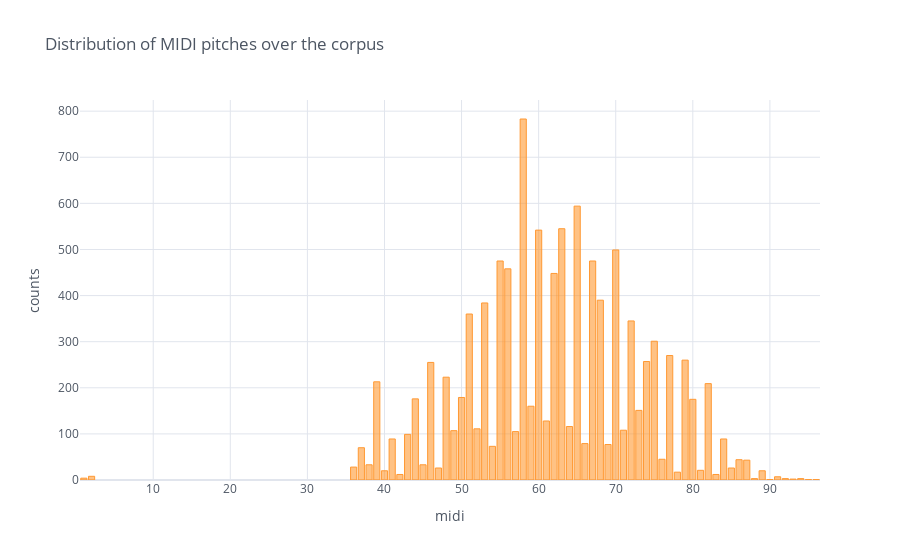

Notebook code for this chart:
### Code cell
# Distribution of MIDI pitches over the corpus in 1809
nodes_1809.midi.value_counts().iplot('bar', title='Distribution of MIDI pitches over the corpus', xTitle='midi', yTitle='counts')

### Figure 1 — Plotly figure (JSON) as saved in the notebook; plotly's stock layout.template omitted (floating-point values rounded to 4 significant figures)
{"data": [{"marker": {"color": "rgba(255, 153, 51, 0.6)", "line": {"color": "rgba(255, 153, 51, 1.0)", "width": 1}}, "name": "midi", "orientation": "v", "text": "", "type": "bar", "x": ["58", "65", "63", "60", "70", "67", "55", "56", "62", "68", "53", "51", "72", "75", "77", "79", "74", "46", "48", "39", "82", "50", "44", "80", "59", "73", "61", "64", "52", "71", "49", "57", "43", "41", "84", "66", "69", "54", "37", "76", "86", "87", "45", "38", "36", "47", "85", "81", "40", "89", "78", "83", "42", "2", "91", "1", "92", "88", "midi", "94", "93", "96", "90", "95"], "y": [783, 594, 545, 542, 499, 475, 475, 458, 448, 390, 384, 360, 345, 301, 270, 260, 257, 255, 223, 213, 209, 179, 176, 175, 160, 151, 128, 116, 111, 108, 107, 105, 99, 89, 89, 79, 77, 73, 70, 45, 44, 43, 33, 33, 28, 26, 26, 21, 20, 20, 17, 12, 12, 8, 7, 4, 3, 3, 3, 3, 2, 1, 1, 1]}], "layout": {"legend": {"bgcolor": "#FFFFFF", "font": {"color": "#4D5663"}}, "paper_bgcolor": "#FFFFFF", "plot_bgcolor": "#FFFFFF", "title": {"font": {"color": "#4D5663"}, "text": "Distribution of MIDI pitches over the corpus"}, "xaxis": {"gridcolor": "#E1E5ED", "showgrid": true, "tickfont": {"color": "#4D5663"}, "title": {"font": {"color": "#4D5663"}, "text": "midi"}, "zerolinecolor": "#E1E5ED"}, "yaxis": {"gridcolor": "#E1E5ED", "showgrid": true, "tickfont": {"color": "#4D5663"}, "title": {"font": {"color": "#4D5663"}, "text": "counts"}, "zerolinecolor": "#E1E5ED"}}}
